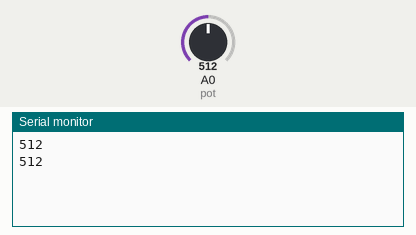
Recording of a sketch running on a simulated Arduino Uno, built with avr-gcc and run on an emulated ATmega328P. On the bench: the last lines printed to the serial monitor. The inputs (shaded band) are chosen by the test bench; at power-on: A0 (pot) = 512.

Above: at 1.8 s.
1.9 s: A0 (pot) set to 716
At 2.8 s:
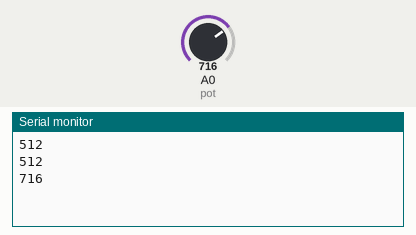
3.4 s: A0 (pot) set to 900
At 4.5 s:
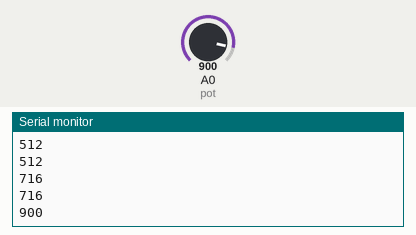
Timing chart, 0 to 6.4 s (numbered marks = the images above; inputs shaded):
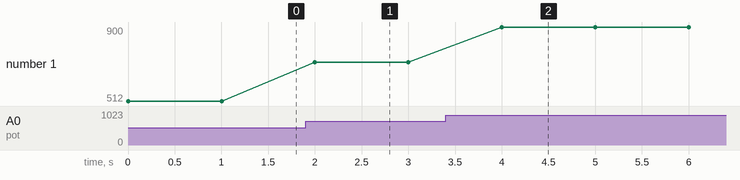

Measured:
- after the input at 1.9 s, the serial monitor: prints a new line after 0.10 s (image 1)
- after the input at 3.4 s, the serial monitor: prints a new line after 0.60 s (image 2)
- plotted number 1: 512 → 716 after the input at 1.9 s, 716 → 900 after the input at 3.4 s

The sketch:

P6_ControlPotenciometro.ino
```cpp
int pot = A0;

void setup() {
  // put your setup code here, to run once:
  Serial.begin(9600);
}

void loop() {
  // put your main code here, to run repeatedly:
  int numero = analogRead(pot);
  Serial.println(String(numero));
  delay(1000); //ms
}
```
